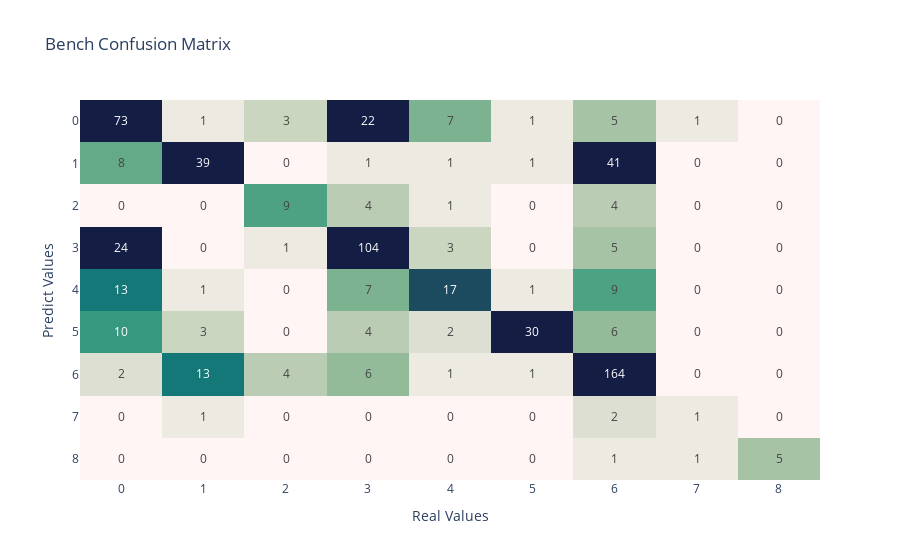

The notebook cell this image was saved under:
### Code cell
cm = confusion_matrix(y_test, bench_pred)

fig = px.imshow(cm, text_auto=True, aspect='auto', title='Bench Confusion Matrix', 
                range_color=[0, 21], color_continuous_scale='tempo')
fig.update(layout_coloraxis_showscale=False)
fig.update_layout(xaxis=dict(title='Real Values'), yaxis=dict(title='Predict Values'))
fig.show()

### Figure 1 — Plotly figure (JSON) as saved in the notebook; plotly's stock layout.template omitted (floating-point values rounded to 4 significant figures)
{"data": [{"coloraxis": "coloraxis", "hovertemplate": "x: %{x}<br>y: %{y}<br>color: %{z}<extra></extra>", "name": "0", "texttemplate": "%{z}", "type": "heatmap", "xaxis": "x", "yaxis": "y", "z": [[73, 1, 3, 22, 7, 1, 5, 1, 0], [8, 39, 0, 1, 1, 1, 41, 0, 0], [0, 0, 9, 4, 1, 0, 4, 0, 0], [24, 0, 1, 104, 3, 0, 5, 0, 0], [13, 1, 0, 7, 17, 1, 9, 0, 0], [10, 3, 0, 4, 2, 30, 6, 0, 0], [2, 13, 4, 6, 1, 1, 164, 0, 0], [0, 1, 0, 0, 0, 0, 2, 1, 0], [0, 0, 0, 0, 0, 0, 1, 1, 5]]}], "layout": {"coloraxis": {"cmax": 21, "cmin": 0, "colorscale": [[0, "rgb(254, 245, 244)"], [0.09091, "rgb(222, 224, 210)"], [0.1818, "rgb(189, 206, 181)"], [0.2727, "rgb(153, 189, 156)"], [0.3636, "rgb(110, 173, 138)"], [0.4545, "rgb(65, 157, 129)"], [0.5455, "rgb(25, 137, 125)"], [0.6364, "rgb(18, 116, 117)"], [0.7273, "rgb(25, 94, 106)"], [0.8182, "rgb(28, 72, 93)"], [0.9091, "rgb(25, 51, 80)"], [1, "rgb(20, 29, 67)"]], "showscale": false}, "title": {"text": "Bench Confusion Matrix"}, "xaxis": {"anchor": "y", "domain": [0, 1], "title": {"text": "Real Values"}}, "yaxis": {"anchor": "x", "autorange": "reversed", "domain": [0, 1], "title": {"text": "Predict Values"}}}}
